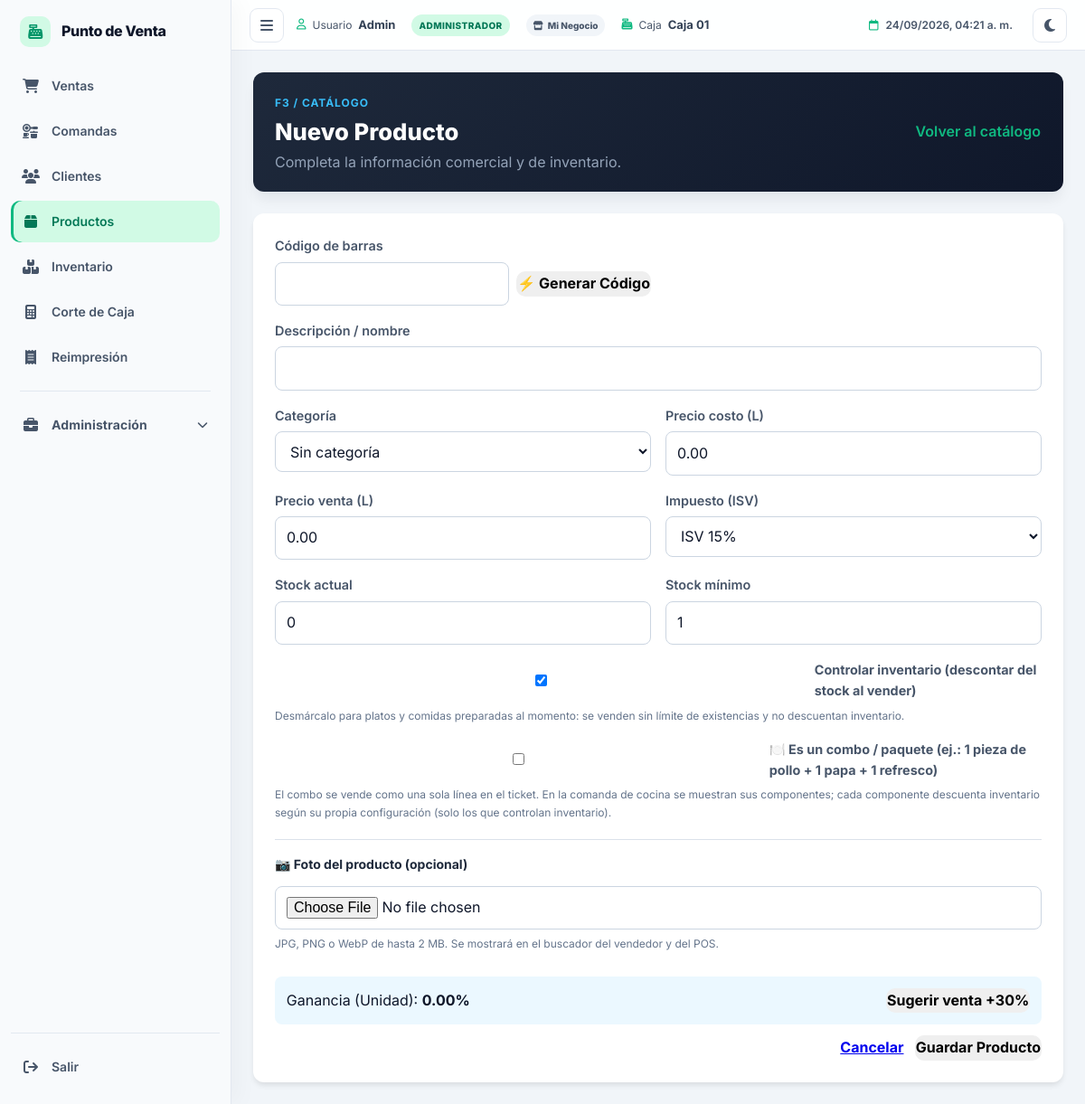
The page /productos/crear (signed in) on the database as committed earlier.
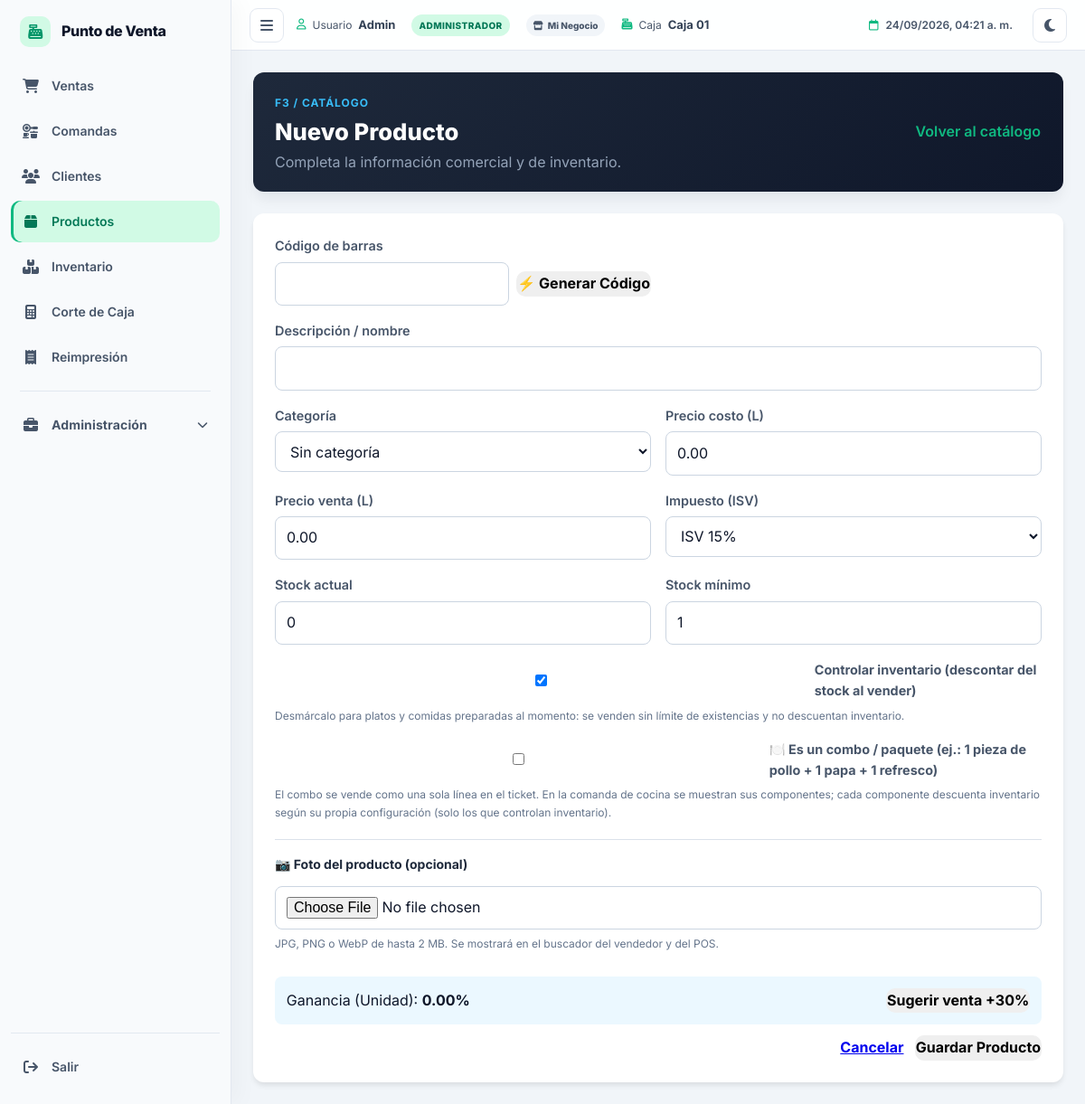
The same page on the database as committed later.
### tables this page shows
CREATE TABLE `productos` (
  `id` int NOT NULL AUTO_INCREMENT COMMENT 'Identificador único del producto',
  `codigo_barras` varchar(50) NOT NULL COMMENT 'Código de barras del producto (EAN/UPC)',
  `nombre` varchar(150) NOT NULL COMMENT 'Nombre o descripción del producto',
  `precio_costo` decimal(10,2) NOT NULL DEFAULT '0.00' COMMENT 'Precio de compra al proveedor',
  `precio_venta` decimal(10,2) NOT NULL DEFAULT '0.00' COMMENT 'Precio de venta al público',
  `stock` decimal(10,3) NOT NULL DEFAULT '0.000' COMMENT 'Cantidad disponible (porciones en el inventario)',
  `stock_minimo` decimal(10,3) NOT NULL DEFAULT '1.000' COMMENT 'Stock mínimo para alerta de reposición',
  `unidad_medida` varchar(20) NOT NULL DEFAULT 'unidad' COMMENT 'Unidad de medida del producto',
  `permite_decimales` tinyint(1) NOT NULL DEFAULT '0' COMMENT 'Indica si el producto acepta cantidades fraccionarias',
  `tipo_venta` enum('solo_unidad','solo_empaque','ambos') NOT NULL DEFAULT 'solo_unidad' COMMENT 'Modalidad de venta',
  `nombre_empaque` varchar(50) NOT NULL DEFAULT 'Caja' COMMENT 'Nombre presentación mayorista: Caja, Bulto, Fardo, Paquete, etc.',
  `unidades_por_empaque` decimal(10,3) NOT NULL DEFAULT '1.000' COMMENT 'Unidades contenidas en 1 empaque',
  `precio_empaque` decimal(10,2) NOT NULL DEFAULT '0.00' COMMENT 'Precio de venta por empaque',
  `tipo_impuesto` enum('exento','gravado_15','gravado_18','exonerado') NOT NULL DEFAULT 'gravado_15' COMMENT 'Régimen de ISV del producto',
  `porcentaje_isv` decimal(5,2) NOT NULL DEFAULT '15.00' COMMENT 'Porcentaje de ISV aplicado',
  `imagen` varchar(255) DEFAULT NULL COMMENT 'Ruta de la foto del producto (uploads/productos/...)',
  `codigo_barras_empaque` varchar(50) DEFAULT NULL COMMENT 'Código de barras exclusivo del empaque',
  `categoria_id` int DEFAULT NULL COMMENT 'Llave foránea hacia la categoría del producto',
  `creado_en` datetime NOT NULL DEFAULT CURRENT_TIMESTAMP COMMENT 'Fecha y hora de alta del producto',
  `controlar_stock` tinyint(1) NOT NULL DEFAULT '1' COMMENT '1 = controla inventario (descuenta stock), 0 = producto preparado al momento sin descuento de stock',
  `es_combo` tinyint(1) NOT NULL DEFAULT '0' COMMENT '1 = es un combo/paquete: se vende como conjunto de productos (combo_detalle)',
  PRIMARY KEY (`id`),
  UNIQUE KEY `idx_productos_codigo_barras` (`codigo_barras`),
  UNIQUE KEY `idx_productos_codigo_barras_empaque` (`codigo_barras_empaque`),
  KEY `idx_productos_nombre` (`nombre`),
  KEY `idx_productos_categoria_id` (`categoria_id`),
  KEY `idx_productos_stock` (`stock`),
  KEY `idx_productos_controlar_stock` (`controlar_stock`),
  FULLTEXT KEY `ft_productos_nombre` (`nombre`),
  CONSTRAINT `fk_productos_categoria` FOREIGN KEY (`categoria_id`) REFERENCES `categorias` (`id`) ON DELETE SET NULL ON UPDATE CASCADE
);

### app/Views/productos/formulario.php (the view, shortened to what the changed rows need)
<?php $tituloPagina = $titulo; require APP_PATH . 'Views/layouts/pos_header.php'; ?>
<section class="catalogo-encabezado"><div><span class="eyebrow">F3 / Catálogo</span><h1><?php echo htmlspecialchars($titulo); ?></h1><p>Completa la información comercial y de inventario.</p></div><a class="btn-pos btn-secondary" href="<?php echo URL_BASE; ?>productos">Volver al catálogo</a></section>
<section class="tarjeta formulario-producto">
    <form method="POST" action="<?php echo $accion; ?>" id="form-producto" enctype="multipart/form-data">
        <div class="form-grid">
            <div class="campo">
                <label for="codigo_barras">Código de barras</label>
                <div style="display:flex; gap:8px; align-items:center;">
                    <input id="codigo_barras" name="codigo_barras" value="<?php echo htmlspecialchars($producto['codigo_barras'] ?? ''); ?>" maxlength="50" class="codigo-barras-input" style="flex:1;">
                    <button type="button" id="generar-codigo-interno" class="btn-pos btn-secondary" style="white-space:nowrap;">⚡ Generar Código</button>
                </div>
            </div>
            <div class="campo campo-ancho"><label for="nombre">Descripción / nombre</label><input id="nombre" name="nombre" value="<?php echo htmlspecialchars($producto['nombre'] ?? ''); ?>" maxlength="150" required></div>
            <div class="campo"><label for="categoria_id">Categoría</label><select id="categoria_id" name="categoria_id"><option value="">Sin categoría</option></select></div>
            <div class="campo"><label for="precio_costo">Precio costo (L)</label><input id="precio_costo" name="precio_costo" type="number" min="0" step="0.01" value="<?php echo htmlspecialchars($producto['precio_costo'] ?? '0.00'); ?>" required></div>
            <div class="campo"><label for="precio_venta">Precio venta (L)</label><input id="precio_venta" name="precio_venta" type="number" min="0" step="0.01" value="<?php echo htmlspecialchars($producto['precio_venta'] ?? '0.00'); ?>" required></div>
            <div class="campo">
                <label for="tipo_impuesto">Impuesto (ISV)</label>
                <select id="tipo_impuesto" name="tipo_impuesto">
                    <?php $tipoImpuestoActual = $producto['tipo_impuesto'] ?? 'gravado_15'; ?>
                    <option value="gravado_15" <?php echo $tipoImpuestoActual === 'gravado_15' ? 'selected' : ''; ?>>ISV 15%</option>
                </select>
            </div>
            <div class="campo" id="campo-stock"><label for="stock">Stock actual</label><input id="stock" name="stock" type="number" min="0" step="0.001" value="<?php echo htmlspecialchars((string)($producto['stock'] ?? '0')); ?>" required></div>
            <div class="campo" id="campo-stock-minimo"><label for="stock_minimo">Stock mínimo</label><input id="stock_minimo" name="stock_minimo" type="number" min="0" step="0.001" value="<?php echo htmlspecialchars((string)($producto['stock_minimo'] ?? '1')); ?>" required></div>
            <div class="campo campo-ancho">
                <label for="controlar_stock" style="display:flex; align-items:center; gap:8px; cursor:pointer; font-weight:700;">
                    <input type="checkbox" id="controlar_stock" name="controlar_stock" value="1" <?php echo (($producto['controlar_stock'] ?? 1) == 1) ? 'checked' : ''; ?>>
                    Controlar inventario (descontar del stock al vender)
                </label>
                <small style="color:#64748b; font-size:12px;">Desmárcalo para platos y comidas preparadas al momento: se venden sin límite de existencias y no descuentan inventario.</small>
            </div>
            <div class="campo campo-ancho">
                <label for="es_combo" style="display:flex; align-items:center; gap:8px; cursor:pointer; font-weight:700;">
                    <input type="checkbox" id="es_combo" name="es_combo" value="1" <?php echo (($producto['es_combo'] ?? 0) == 1) ? 'checked' : ''; ?>>
                    🍽️ Es un combo / paquete (ej.: 1 pieza de pollo + 1 papa + 1 refresco)
                </label>
                <small style="color:#64748b; font-size:12px;">El combo se vende como una sola línea en el ticket. En la comanda de cocina se muestran sus componentes; cada componente descuenta inventario según su propia configuración (solo los que controlan inventario).</small>
            </div>
        </div>
        <div class="campo campo-ancho" style="margin-top:20px; padding-top:16px; border-top:1px solid #dbe1ea;">
            <label for="imagen" style="font-weight:700; font-size:14px; color:#1e293b;">📷 Foto del producto (opcional)</label>
            <input id="imagen" name="imagen" type="file" accept="image/jpeg,image/png,image/webp" style="margin-top:6px;">
            <small style="color:#64748b; font-size:12px;">JPG, PNG o WebP de hasta 2 MB. Se mostrará en el buscador del vendedor y del POS.</small>
        </div>
        <div class="ganancia-calculo"><span>Ganancia (Unidad): <strong id="ganancia">0.00%</strong></span><button type="button" class="btn-pos btn-secondary" id="sugerir-precio">Sugerir venta +30%</button></div>
        <div class="form-acciones"><a class="btn-pos btn-secondary" href="<?php echo URL_BASE; ?>productos">Cancelar</a><button class="btn-pos btn-success" type="submit">Guardar Producto</button></div>
    </form>
</section>
<?php require APP_PATH . 'Views/layouts/footer.php'; ?>

### core/Router.php (shortened to what the changed rows need)
<?php
class Router
{
    private $rutasGet = [];
    private $rutasPost = [];
    public function get($ruta, $controladorMetodo)
    {
        $this->rutasGet[$ruta] = $controladorMetodo;
    }
    public function post($ruta, $controladorMetodo)
    {
        $this->rutasPost[$ruta] = $controladorMetodo;
    }
    public function procesar()
    {
        $metodo = $_SERVER['REQUEST_METHOD'];
        $url = isset($_GET['url']) ? rtrim($_GET['url'], '/') : '/';
        $rutas = $metodo === 'GET' ? $this->rutasGet : $this->rutasPost;
        foreach ($rutas as $ruta => $controladorMetodo) {
            $parametros = $this->coincidirRuta($ruta, $url);
            if ($parametros !== false) {
                $this->invocarControlador($controladorMetodo, $parametros);
                return;
            }
        }
    }
    private function coincidirRuta($ruta, $url)
    {
        $partesRuta = explode('/', trim($ruta, '/'));
        $partesUrl = explode('/', trim($url, '/'));
        if (count($partesRuta) !== count($partesUrl)) {
            return false;
        }
        $parametros = [];
        for ($i = 0; $i < count($partesRuta); $i++) {
            if (strpos($partesRuta[$i], '{') === 0 && strpos($partesRuta[$i], '}') === strlen($partesRuta[$i]) - 1) {
                $nombreParametro = trim($partesRuta[$i], '{}');
                $parametros[$nombreParametro] = $partesUrl[$i];
            } else {
                if ($partesRuta[$i] !== $partesUrl[$i]) {
                    return false;
                }
            }
        }
        return $parametros;
    }
    private function invocarControlador($controladorMetodo, $parametros)
    {
        list($nombreControlador, $nombreMetodo) = explode('@', $controladorMetodo);
        $controlador = new $nombreControlador();
        call_user_func_array([$controlador, $nombreMetodo], [$parametros]);
    }
}

Rows that differ between the two databases and show on the page:
removed productos: stock "0", stock_minimo "1", controlar_stock "☑"
Other text that changed with them:
new list line: "0 1 ☑ ☐"
